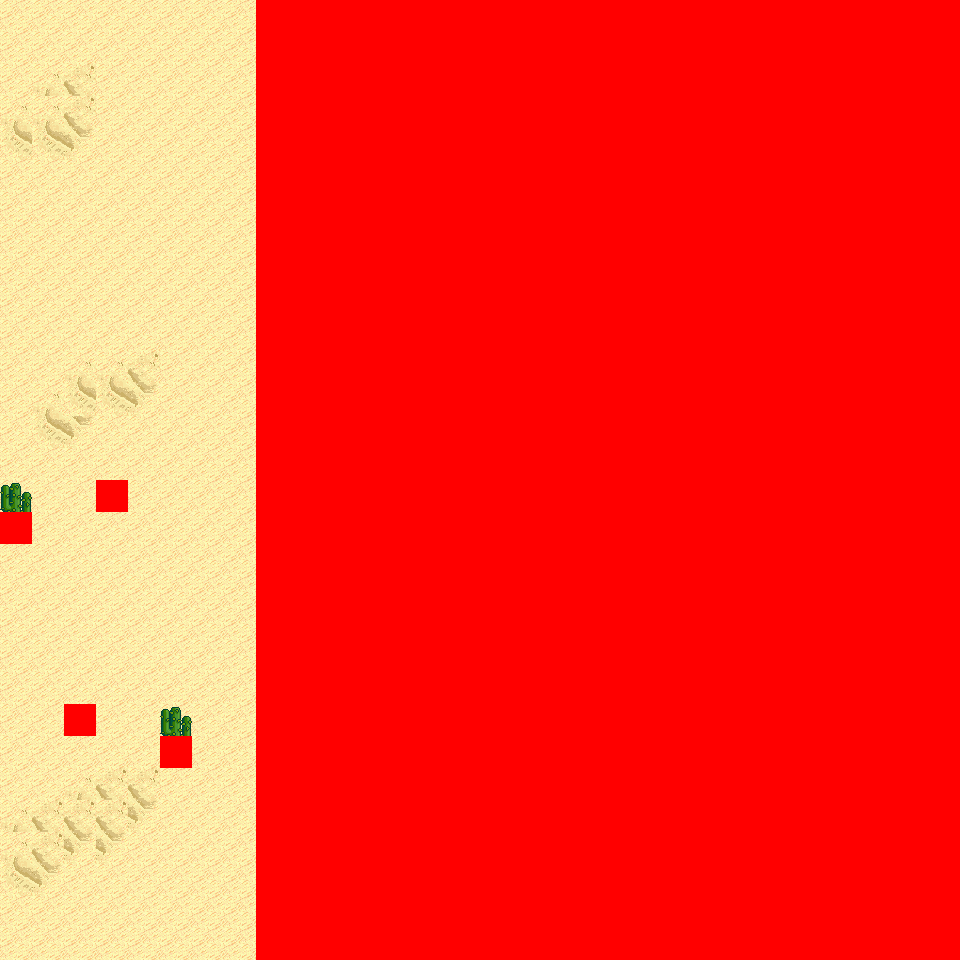

Tiled map render using the project's own tile images. Description and the map definition, with tile-layer contents summarised, below:
An orthogonal 30x30 tile map with 32x32 px tiles, 6 tile layers (Ground, Object, Object2, Above, ...), 14 tilesets and 4 objects (4x mapchange).

<map version="1.0" orientation="orthogonal" renderorder="right-down" width="30" height="30" tilewidth="32" tileheight="32" nextobjectid="5">
  <tileset firstgid="1" name="tileset_logic_collision" tilewidth="32" tileheight="32" tilecount="1" columns="1">
    <image source="../drawable/tileset_logic_collision.png" width="32" height="32" />
  </tileset>
  <tileset firstgid="2" name="tileset_ground_ground" tilewidth="32" tileheight="32" tilecount="33" columns="3">
    <image source="../drawable/tileset_ground_ground.png" width="96" height="352" />
  </tileset>
  <tileset firstgid="35" name="tileset_terrain_desert" tilewidth="32" tileheight="32" tilecount="88" columns="8">
    <image source="../drawable/tileset_terrain_desert.png" width="256" height="352" />
  </tileset>
  <tileset firstgid="123" name="tileset_building_stone_ruins" tilewidth="32" tileheight="32" tilecount="72" columns="6">
    <image source="../drawable/tileset_building_stone_ruins.png" width="192" height="384" />
  </tileset>
  <tileset firstgid="195" name="tileset_ground_sand_edges" tilewidth="32" tileheight="32" tilecount="15" columns="5">
    <image source="../drawable/tileset_ground_sand_edges.png" width="160" height="96" />
  </tileset>
  <tileset firstgid="210" name="tileset_ground_slate_tiles" tilewidth="32" tileheight="32" tilecount="15" columns="5">
    <image source="../drawable/tileset_ground_slate_tiles.png" width="160" height="96" />
  </tileset>
  <tileset firstgid="225" name="tileset_ground_sand_2" tilewidth="32" tileheight="32" tilecount="15" columns="5">
    <image source="../drawable/tileset_ground_sand_2.png" width="160" height="96" />
  </tileset>
  <tileset firstgid="240" name="tileset_plant_cactus_2" tilewidth="32" tileheight="32" tilecount="10" columns="5">
    <image source="../drawable/tileset_plant_cactus_2.png" width="160" height="64" />
  </tileset>
  <tileset firstgid="250" name="tileset_plant_round_cactuses" tilewidth="32" tileheight="32" tilecount="20" columns="10">
    <image source="../drawable/tileset_plant_round_cactuses.png" width="320" height="64" />
  </tileset>
  <tileset firstgid="270" name="tileset_plant_tree_banana_tree" tilewidth="32" tileheight="32" tilecount="40" columns="4">
    <image source="../drawable/tileset_plant_tree_banana_tree.png" width="128" height="320" />
  </tileset>
  <tileset firstgid="310" name="tileset_plant_tree_palm_tree" tilewidth="32" tileheight="32" tilecount="6" columns="2">
    <image source="../drawable/tileset_plant_tree_palm_tree.png" width="64" height="96" />
  </tileset>
  <tileset firstgid="316" name="tileset_plant_tree_palm_trees" tilewidth="32" tileheight="32" tilecount="40" columns="4">
    <image source="../drawable/tileset_plant_tree_palm_trees.png" width="128" height="320" />
  </tileset>
  <tileset firstgid="356" name="tileset_building_stone_tower" tilewidth="32" tileheight="32" tilecount="14" columns="2">
    <image source="../drawable/tileset_building_stone_tower.png" width="64" height="224" />
  </tileset>
  <tileset firstgid="370" name="tileset_plant_bush_large_green" tilewidth="32" tileheight="32" tilecount="9" columns="3">
    <image source="../drawable/tileset_plant_bush_large_green.png" width="96" height="96" />
  </tileset>
  <layer name="Ground" width="30" height="30">
    <data>[900 cells, 900 non-empty, 6 distinct tile ids]</data>
  </layer>
  <layer name="Object" width="30" height="30">
    <data>[900 cells, 74 non-empty, 23 distinct tile ids]</data>
  </layer>
  <layer name="Object2" width="30" height="30">
    <data>[900 cells, 0 non-empty, 0 distinct tile ids]</data>
  </layer>
  <layer name="Above" width="30" height="30">
    <data>[900 cells, 137 non-empty, 40 distinct tile ids]</data>
  </layer>
  <layer name="Above2" width="30" height="30">
    <data>[900 cells, 0 non-empty, 0 distinct tile ids]</data>
  </layer>
  <layer name="Walkable" width="30" height="30">
    <data>[900 cells, 664 non-empty, 1 distinct tile ids]</data>
  </layer>
  <objectgroup name="MapEvents">
    <object id="1" name="north" type="mapchange" x="0" y="0" width="256" height="32">
      <properties>
        <property name="map" value="0_ados_mountain_n2_w2_x3_y2" />
        <property name="place" value="south" />
      </properties>
    </object>
    <object id="2" name="south" type="mapchange" x="0" y="928" width="256" height="32">
      <properties>
        <property name="map" value="0_ados_mountain_n2_w2_x3_y4" />
        <property name="place" value="north" />
      </properties>
    </object>
    <object id="3" name="west" type="mapchange" x="0" y="0" width="32" height="512">
      <properties>
        <property name="map" value="0_ados_mountain_n2_w2_x2_y3" />
        <property name="place" value="east" />
      </properties>
    </object>
    <object id="4" name="west2" type="mapchange" x="0" y="544" width="32" height="416">
      <properties>
        <property name="map" value="0_ados_mountain_n2_w2_x2_y3" />
        <property name="place" value="east2" />
      </properties>
    </object>
  </objectgroup>
</map>
